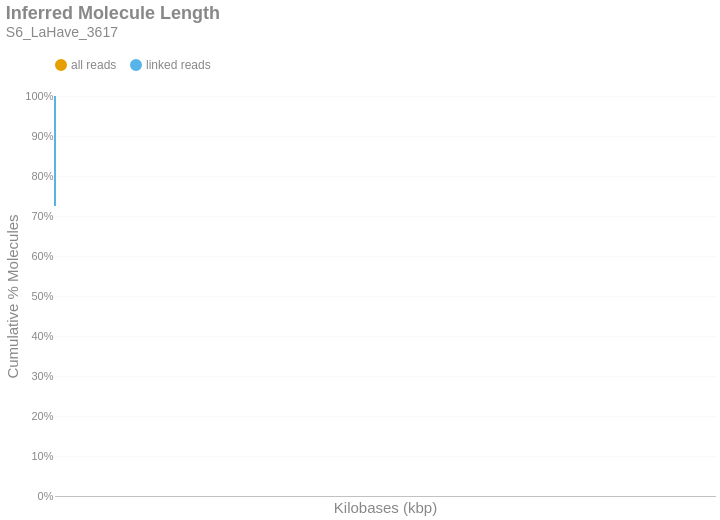

The cell this chart's notebook holds for it:
### Markdown cell above
### Inferred Molecule Length
This is the cumulative frequency distribution of molecule lengths inferred from the first and last alignment positions along a contig for all alignments associated with a single linked-read barcode on a given contig.There are two distributions: one with `all` the alignments (yellow) and another with only `linked reads` (blue). The percent of molecules in the `linked reads` distribution is relative to the total number of linked molecules.

### Code cell
if SKIPLR:
    print_html(f"Skipped")
else:
    binned_df = consolidated_hist(valids['length_inferred']/1000, mask, 10, True)
    binned_df = binned_df.with_columns(
        pl.when(pl.col('bin').cast(pl.Utf8) == '0').then(pl.lit('1')).otherwise(pl.col('bin').cast(pl.Utf8)).alias('bin')
    )
    with SafeRender(binned_df):
        (
            density_plot(binned_df, 'Inferred Molecule Length', samplename, 'inferredlen')
            .transform_calculate(bin_kb='datum.bin / 1000')
            .encode(
                x=alt.X('bin_kb:Q', title="Kilobases (kbp)").scale(type='log', padding=0).axis(labelAngle=-40),
                y=alt.Y('value:Q', title='Cumulative % Molecules')
                    .axis(format='%')
                    .stack(False)
                    .scale(domainMin=0, domainMax=1,padding=0),
                color=alt.Color("key:N").scale(domain = ["all reads", "linked reads"]),
                tooltip = [
                    alt.Tooltip("key:N", title = "Data Type"),
                    alt.Tooltip("range_label:N", title="Kilobases"),
                    alt.Tooltip("value:Q", format = ".2%", title="% Molecules (Cum.)")
                ]
            )
        ).display()

### Figure 1 — Vega-Lite specification as saved in the notebook (floating-point values rounded to 4 significant figures)
{"width": "container", "height": 400, "config": {"title": {"anchor": "start", "dy": -15, "fontSize": 18, "color": "#888888", "subtitleColor": "#888888", "subtitleFontSize": 14}, "arc": {"fill": "#0072B2"}, "axis": {"domainColor": "#888888", "domainWidth": 0.5, "gridWidth": 0.2, "grid": false, "titleFontWeight": 400, "titleFontSize": 15, "labelFontSize": 11, "labelColor": "#888888", "tickColor": "#888888", "tickWidth": 0.2, "titleColor": "#888888"}, "axisBand": {"grid": false}, "axisX": {"grid": true, "tickSize": 10, "domainCap": "round"}, "axisY": {"domain": false, "grid": true, "tickSize": 0, "domainCap": "round"}, "background": "transparent", "header": {"labelFontSize": 15, "labelColor": "#888888", "titleFontSize": 15, "titleFontWeight": 600, "titleColor": "#888888"}, "legend": {"labelFont": "sans-serif", "labelFontSize": 12, "labelColor": "#888888", "symbolSize": 100, "symbolType": "circle", "titleFontSize": 12, "titlePadding": 10, "titleColor": "#888888", "title": null, "orient": "top"}, "range": {"category": ["#E69F00", "#56B4E9", "#009E73", "#F0E442", "#0072B2", "#D55E00", "#CC79A7", "#000000"], "diverging": ["#cfe8f3", "#a2d4ec", "#73bfe2", "#46abdb", "#1696d2", "#12719e"]}, "area": {"fill": "#0072B2", "fillOpacity": 0.7, "line": true, "strokeOpacity": 0.7}, "line": {"color": "#0072B2", "stroke": "#0072B2", "strokeWidth": 2}, "trail": {"color": "#0072B2", "stroke": "#0072B2", "strokeWidth": 0, "size": 1}, "point": {"filled": true, "fillOpacity": 1.0, "size": 95}, "text": {"color": "#888888", "fontSize": 11, "align": "right", "fontWeight": 400, "size": 11}, "bar": {"fill": "#0072B2", "stroke": null}, "view": {"stroke": null, "continuousWidth": 660, "continuousHeight": 400}}, "data": {"name": "data-c9cb2f0a8958ed3c8330f805d4dc8346"}, "mark": {"type": "line", "interpolate": "monotone", "point": {"opacity": 0, "size": 275}}, "encoding": {"color": {"field": "key", "scale": {"domain": ["all reads", "linked reads"]}, "type": "nominal"}, "tooltip": [{"field": "key", "title": "Data Type", "type": "nominal"}, {"field": "range_label", "title": "Kilobases", "type": "nominal"}, {"field": "value", "format": ".2%", "title": "% Molecules (Cum.)", "type": "quantitative"}], "x": {"axis": {"labelAngle": -40}, "field": "bin_kb", "scale": {"type": "log", "padding": 0}, "title": "Kilobases (kbp)", "type": "quantitative"}, "y": {"axis": {"format": "%"}, "field": "value", "scale": {"domainMin": 0, "domainMax": 1, "padding": 0}, "stack": false, "title": "Cumulative % Molecules", "type": "quantitative"}}, "params": [{"name": "param_c36ac31b6afebe62", "select": {"type": "point", "fields": ["key"]}, "bind": "legend"}], "title": {"text": "Inferred Molecule Length", "subtitle": "S6_LaHave_3617"}, "transform": [{"fold": ["all reads (cumsum)", "linked reads (cumsum)"]}, {"calculate": "replace(datum.key, ' (cumsum)', '')", "as": "key"}, {"filter": {"param": "param_c36ac31b6afebe62"}}, {"calculate": "datum.bin / 1000", "as": "bin_kb"}], "usermeta": {"embedOptions": {"downloadFileName": "S6_LaHave_3617.inferredlen"}}, "$schema": "https://vega.github.io/schema/vega-lite/v6.1.0.json", "datasets": {"data-c9cb2f0a8958ed3c8330f805d4dc8346": [{"bin": "0.0", "interval": "0.0-10.0", "all reads": 0.9376, "linked reads": 0.7247, "all reads (cumsum)": 0.9376, "linked reads (cumsum)": 0.7247, "range_label": "0-9"}, {"bin": "10.0", "interval": "10.0-20.0", "all reads": 0.03775, "linked reads": 0.1663, "all reads (cumsum)": 0.9753, "linked reads (cumsum)": 0.8911, "range_label": "10-19"}, {"bin": "20.0", "interval": "20.0-30.0", "all reads": 0.01485, "linked reads": 0.0656, "all reads (cumsum)": 0.9902, "linked reads (cumsum)": 0.9567, "range_label": "20-29"}, {"bin": "30.0", "interval": "30.0-40.0", "all reads": 0.005816, "linked reads": 0.02564, "all reads (cumsum)": 0.996, "linked reads (cumsum)": 0.9823, "range_label": "30-39"}, {"bin": "40.0", "interval": "40.0-50.0", "all reads": 0.002579, "linked reads": 0.0113, "all reads (cumsum)": 0.9986, "linked reads (cumsum)": 0.9936, "range_label": "40-49"}, {"bin": "50.0", "interval": "50.0-60.0", "all reads": 0.0008326, "linked reads": 0.003711, "all reads (cumsum)": 0.9994, "linked reads (cumsum)": 0.9973, "range_label": "50-59"}, {"bin": "60.0", "interval": "60.0-70.0", "all reads": 0.0003232, "linked reads": 0.001444, "all reads (cumsum)": 0.9997, "linked reads (cumsum)": 0.9988, "range_label": "60-69"}, {"bin": "70.0", "interval": "70.0-80.0", "all reads": 0.000148, "linked reads": 0.0006609, "all reads (cumsum)": 0.9999, "linked reads (cumsum)": 0.9994, "range_label": "70-79"}, {"bin": "80.0", "interval": "80.0-90.0", "all reads": 6.526e-05, "linked reads": 0.0002908, "all reads (cumsum)": 0.9999, "linked reads (cumsum)": 0.9997, "range_label": "80-89"}, {"bin": "90.0", "interval": "90.0-100.0", "all reads": 3.113e-05, "linked reads": 0.0001392, "all reads (cumsum)": 1.0, "linked reads (cumsum)": 0.9999, "range_label": "90-99"}, {"bin": "100.0", "interval": "100.0-110.0", "all reads": 1.571e-05, "linked reads": 7.025e-05, "all reads (cumsum)": 1.0, "linked reads (cumsum)": 0.9999, "range_label": "100-109"}, {"bin": "110.0", "interval": "110.0-120.0", "all reads": 8.208e-06, "linked reads": 3.669e-05, "all reads (cumsum)": 1.0, "linked reads (cumsum)": 1.0, "range_label": "110-119"}, {"bin": "120.0", "interval": "120.0-130.0", "all reads": 4.004e-06, "linked reads": 1.79e-05, "all reads (cumsum)": 1.0, "linked reads (cumsum)": 1.0, "range_label": "120-129"}, {"bin": "130.0", "interval": "130.0-140.0", "all reads": 1.401e-06, "linked reads": 6.264e-06, "all reads (cumsum)": 1.0, "linked reads (cumsum)": 1.0, "range_label": "130-139"}, {"bin": "140.0", "interval": "140.0-150.0", "all reads": 1.301e-06, "linked reads": 5.817e-06, "all reads (cumsum)": 1.0, "linked reads (cumsum)": 1.0, "range_label": "140-149"}, {"bin": "150.0", "interval": "150.0-160.0", "all reads": 7.007e-07, "linked reads": 3.132e-06, "all reads (cumsum)": 1.0, "linked reads (cumsum)": 1.0, "range_label": "150-159"}, {"bin": "160.0", "interval": "160.0-170.0", "all reads": 7.007e-07, "linked reads": 3.132e-06, "all reads (cumsum)": 1.0, "linked reads (cumsum)": 1.0, "range_label": "160-169"}, {"bin": "170.0", "interval": "170.0-180.0", "all reads": 0.0, "linked reads": 0.0, "all reads (cumsum)": 1.0, "linked reads (cumsum)": 1.0, "range_label": "170-179"}, {"bin": "180.0", "interval": "180.0-190.0", "all reads": 4.004e-07, "linked reads": 1.79e-06, "all reads (cumsum)": 1.0, "linked reads (cumsum)": 1.0, "range_label": "180-189"}, {"bin": "190.0", "interval": "190.0-200.0", "all reads": 0.0, "linked reads": 0.0, "all reads (cumsum)": 1.0, "linked reads (cumsum)": 1.0, "range_label": "190-199"}, {"bin": "200.0", "interval": "200.0-210.0", "all reads": 1.001e-07, "linked reads": 4.474e-07, "all reads (cumsum)": 1.0, "linked reads (cumsum)": 1.0, "range_label": "200-209"}]}}
